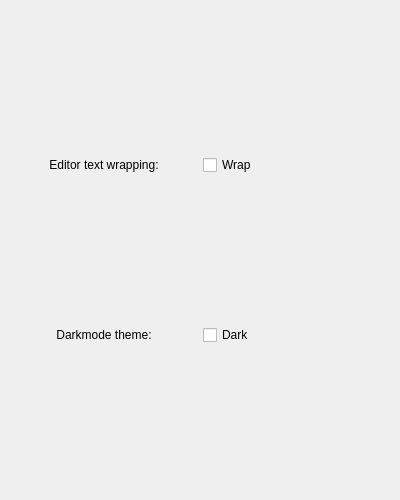
<?xml version="1.0" encoding="UTF-8"?>
<ui version="4.0">
 <class>OptionsWindow</class>
 <widget class="QDialog" name="OptionsWindow">
  <property name="geometry">
   <rect>
    <x>0</x>
    <y>0</y>
    <width>400</width>
    <height>500</height>
   </rect>
  </property>
  <property name="sizePolicy">
   <sizepolicy hsizetype="Fixed" vsizetype="Fixed">
    <horstretch>0</horstretch>
    <verstretch>0</verstretch>
   </sizepolicy>
  </property>
  <property name="minimumSize">
   <size>
    <width>400</width>
    <height>500</height>
   </size>
  </property>
  <property name="maximumSize">
   <size>
    <width>400</width>
    <height>500</height>
   </size>
  </property>
  <property name="windowTitle">
   <string>Dialog</string>
  </property>
  <layout class="QGridLayout" name="gridLayout">
   <item row="0" column="1">
    <widget class="QCheckBox" name="wrapBox">
     <property name="text">
      <string>Wrap</string>
     </property>
     <property name="checked">
      <bool>false</bool>
     </property>
    </widget>
   </item>
   <item row="0" column="0">
    <widget class="QLabel" name="label">
     <property name="text">
      <string>Editor text wrapping:</string>
     </property>
     <property name="alignment">
      <set>Qt::AlignCenter</set>
     </property>
    </widget>
   </item>
   <item row="1" column="0">
    <widget class="QLabel" name="label_2">
     <property name="text">
      <string>Darkmode theme:</string>
     </property>
     <property name="alignment">
      <set>Qt::AlignCenter</set>
     </property>
    </widget>
   </item>
   <item row="1" column="1">
    <widget class="QCheckBox" name="darkBox">
     <property name="text">
      <string>Dark</string>
     </property>
    </widget>
   </item>
  </layout>
 </widget>
 <resources/>
 <connections/>
</ui>
